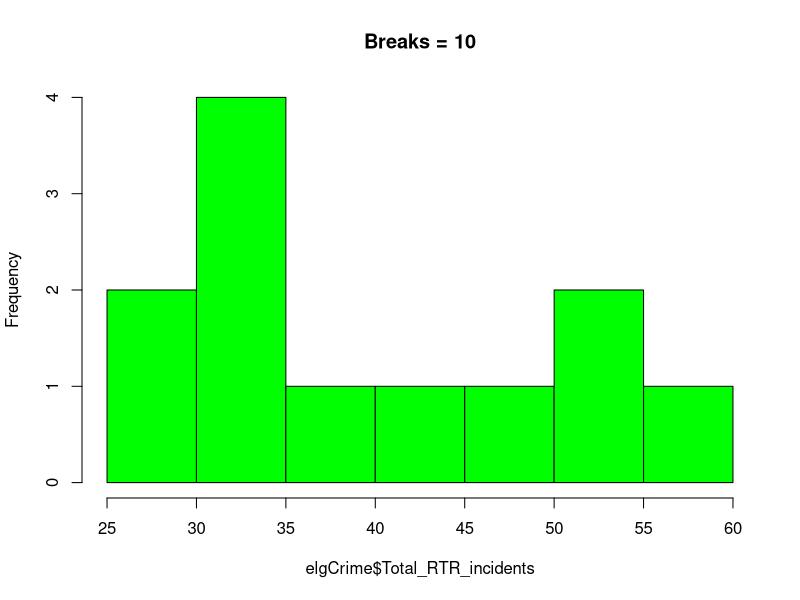
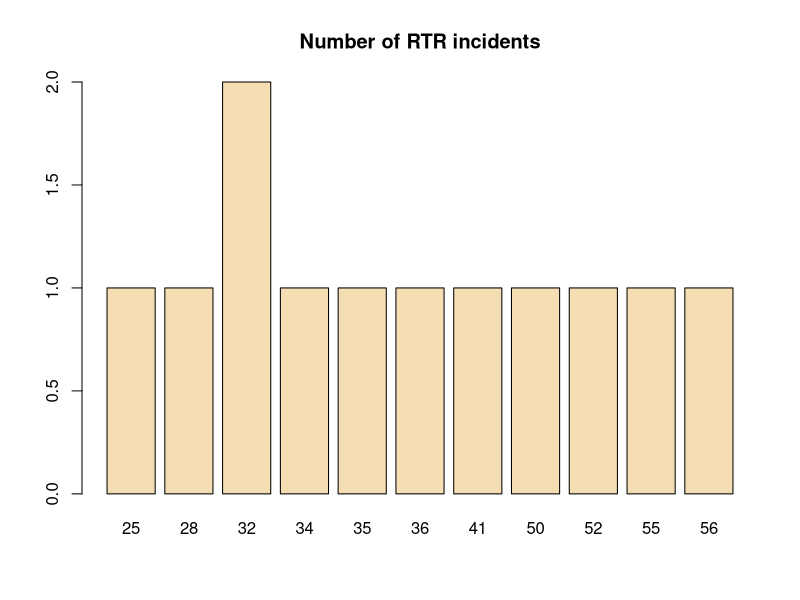
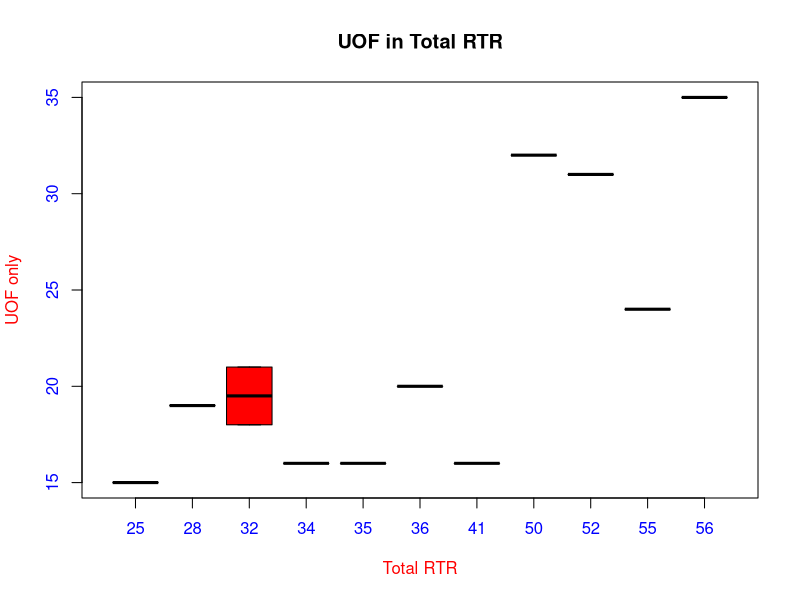
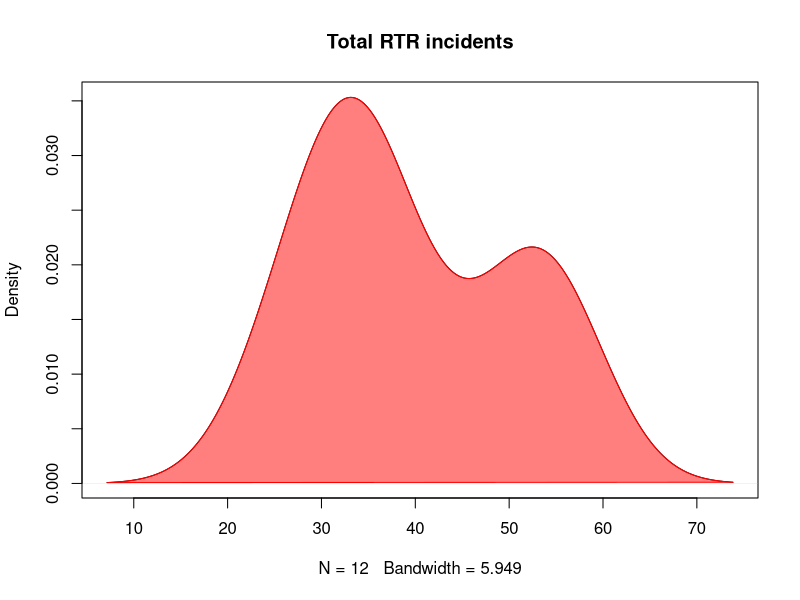
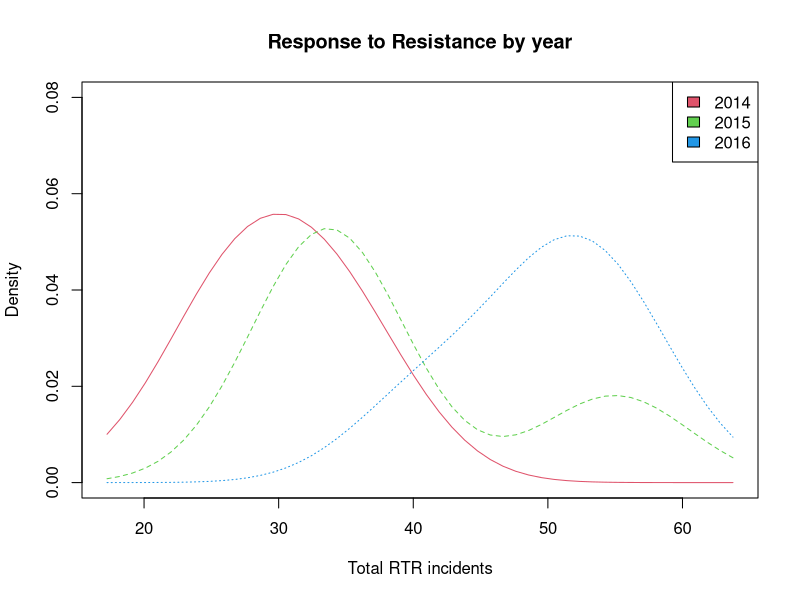

R code for these plots, in order:
# We're going to use R to "interview" some data
# specifically three years of Response to Resisitance numbers from Elgin
# The data is divided by quarter, giving us 12 rows
# RTR incidents are further divided by Show of Force only, Use of Force only
# and Transitions, or incidents that started with a SOF and ended with UOF
# RTR incidents do not involve a taser or handgun, those are seperate datasets

# Keep in mind this is a pretty small dataset, so these aren't necessarily
# showing anything definitive. We'd probably need several more years of data
# to draw any conclusions.

# readr is a library that does a lot of things ...
library(readr)

# ... but in this case, we're using it to load in
# the data into a dataframe from a csv
elgCrime <- read_csv("ElginUOF.csv")

# here's a number of ways to take a look at what we've loaded
ls() # lists the data sets loaded
class(elgCrime) # see's what the data is
dim(elgCrime) # finds dimensions in rows and columns
nrow(elgCrime) # finds number of rows
ncol(elgCrime) # finds number of columns
object.size(elgCrime) # size of the data set in memory used
names(elgCrime) # returns vector of column names
head(elgCrime) # looks at first six columns (with column names)
head(elgCrime, 10) # looks at first 10 rows
tail(elgCrime, 5) # looks at athe last 5 rows
# head and tail become very useful when you're looking at a dataset
# of thousands of rows. 

# table gives us a deeper summary look at single column
table(elgCrime$Total_RTR_incidents)
str(elgCrime) # good general preview of the data

# Here's a great way to look at the data
summary(elgCrime)
# What this shows us
# Where possible, for each column it gives mean, median, highest and lowest value
# in the context of quarters, with each quarter having the same number of instances
# So for SOF only, the minimum value is 6 and the first quarter goes from 6 to 9.75
# The second quarter goes from 9.75 to the median, 12. It also includes the mean
# Then the third quarter goes from the median to 13.25, and last quarter
# from there to the maximum value of 19


# let's get the column names again
names(elgCrime)
# you can also get a sortable preview of the data frame by clicking on it
# in the Environment tab in Rstudio

# -----
# Now let's visualize the data using R's basic plotting functions
# let's look at the one of the columns as a histogram
hist(elgCrime$Total_RTR_incidents, breaks=10, main="Breaks = 10", col="green")
# What you're seeing here
# we know there are 12 quarters of data (3 years with 4 quarters each)
# so we have 12 instances of numbers that range from 25 to 60
# Frequency counts how many instances are in each segment. 
# For instance, in the range of 25 to 30, there are two intances (frequency)
# Breaks means it creates 10 "bins" for the range of the data (25 to 60)
# that doesn't mean if you create 12 breaks that you'll get 12 bars
# It means that it'll divide the range by 12 and count how many instances
# fall into each of the 12 "bins". Go ahead and change the number of breaks
# and see how the histogram changes. Not every number will work, but
# it will try to give you as close to what you want as possible
# main gives it a title, col gives it a color

# Now, let's grab the total RTR incidents
reg <- table(elgCrime$Total_RTR_incidents) # subsets a matrices
reg
# creates a bar plot - this is a lot like the histogram
barplot(reg,col="wheat",main="Number of RTR incidents")


# Now let's see how things relate
# first, let's look at UOF by Total RTR
boxplot(UOF_only~Total_RTR_incidents, data=elgCrime, col="red", xlab="Total RTR", ylab="UOF only", col.axis="blue",col.lab = "red")
title(main = "UOF in Total RTR")
# much like the histogram, we see the range of RTR incidents across the bottom
# 10 RTR values have one corresonding UOF value, but one - 32
# has two corresponding UOF values - 18 and 21
# Boxplot shows the mean of each "bin". Since all others have only 
# one UOF value, they're flat. 32 has two values. The line shows the median 
# of 19 and the red box shows the range of the values (18 and 21)

# --------------

# Last exercise here. Let's add a column to the data and rename it
# we'll be using this again later
# first, let's make sure it's sorted by year quarter
# from 2014 1st quarter to 2016 last (ascending order)
elgCrime[order(elgCrime$Year_Quarter),]
# Alternatively, here's how you would sort decending order
# elgCrime[order(elgCrime$Year_Quarter, decreasing=TRUE),]
# first, let's create a vector of only the years and load it into a matrix
elgYears <- c(2014,2014,2014,2014,2015,2015,2015,2015,2016,2016,2016,2016)
elgYears
years <- matrix(elgYears,12,1)
years

# Now let's bind the years matrix with elgCrime so we have a column of just years
df <- cbind(years,elgCrime)
df

# And just in case, let's save the df dataset to a csv, so it's portable
?readr
write_csv(df,"dfCrime.csv")

# These next two plots I'm not entirely sure about - 
# they seem to approximate the histograms, but with
# a smoothed line rather than bars. 

# This loads the density data of the total RTR into d
d <- density(df$Total_RTR_incidents) 
# we then use d to create a plot, in this case a smooth line
# showing where - in the range of total RTR incidents -
# we see the most incidents
plot(d, main="Total RTR incidents") # plots the results
# This styles the plot as a filled polygon with an opacity
# or alpha set to 50% transparency
polygon(d, col=rgb(1, 0, 0,0.5), border="red") 

# This next plot involves a library called "sm"
# it's fine if you want to skip this - I think there are
# easier ways of doing this with ggplot2
# first we load the library and attach the data (df) to it
library(sm)
attach(df)
# then we use our new years column to divide the data by the years
sm.density.compare(df$Total_RTR_incidents, df$years, xlab="Total RTR incidents", ylim= c(0,0.08))
title(main="Response to Resistance by year")

# all this formats the legend, although we'll see easier ways
# of doing this later on
RTRyears <- factor(years, levels= c("2014","2015","2016"), labels = c("2014", "2015", "2016"))
colfill<-c( 2:( 2+length( levels(RTRyears) ) ) )
legend( "topright", levels(RTRyears), fill=colfill )
# the end result is pretty cool. We can see three lines for each 
# year's data, with most of the values in 2014 being on the 
# lower end of the RTR range and most of 2016 on the high end
# 2015 is mostly a bit higher than 2014, with a single instance 
# on the high end.

# next file, we'll look at the info using scatter plots
